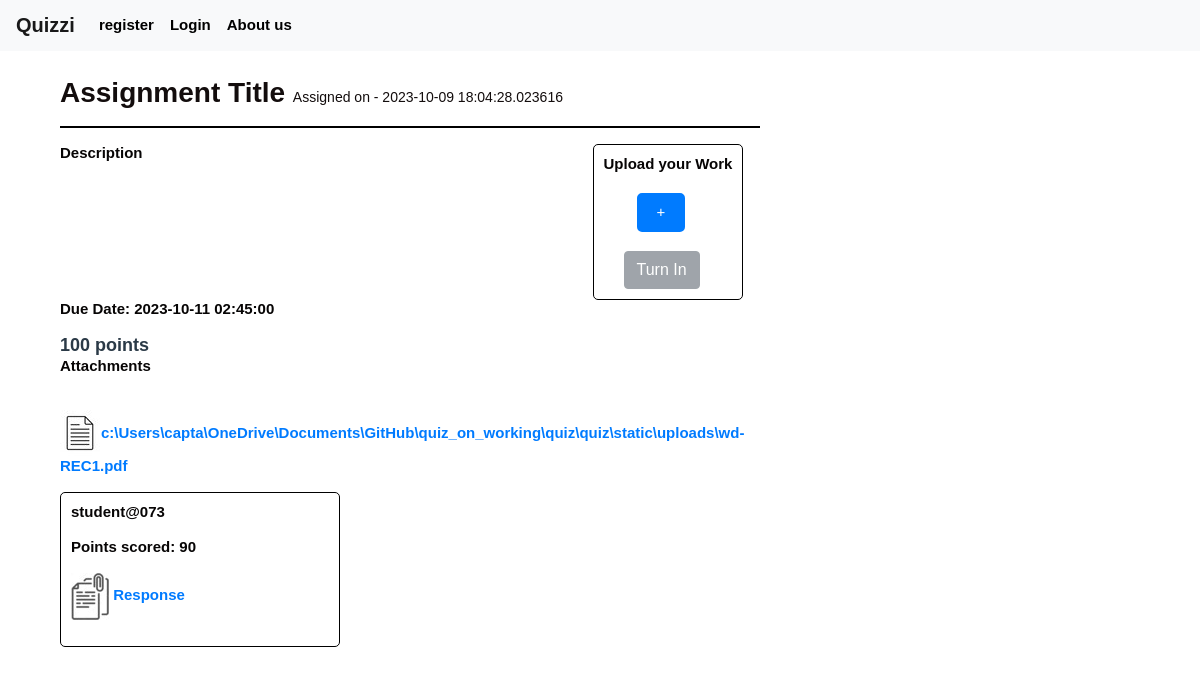
/assignment/1, run on the app's committed database.
### quiz/models.py (models this page shows)
class Assignment(db.Model):
    id = db.Column(db.Integer, primary_key=True)
    title = db.Column(db.String(100), nullable=False)
    description = db.Column(db.String(500), nullable=True)
    created_at = db.Column(db.DateTime, default=datetime.utcnow)
    due_date = db.Column(db.DateTime, nullable=False)
    points = db.Column(db.Integer, nullable=False)
    class_id = db.Column(db.Integer, db.ForeignKey('class.id'), nullable=False)
    creator_id = db.Column(db.Integer, db.ForeignKey('user.id'), nullable=False)
    file_attachment = db.Column(db.String(255), nullable=True)
    assignment_scores = db.relationship('Assignment_Score', cascade='all, delete-orphan')

class Assignment_Score(db.Model):
    id = db.Column(db.Integer, primary_key=True)
    assignment_id = db.Column(db.Integer, db.ForeignKey('assignment.id') , nullable=False)
    student_username = db.Column(db.Integer, db.ForeignKey('user.username'), nullable=False)
    class_id = db.Column(db.Integer, db.ForeignKey('class.id'), nullable=False)
    uploaded_assignment  = db.Column(db.String(255), nullable=True)
    points = db.Column(db.Integer, nullable=False)
    points_scored = db.Column(db.Integer)

### quiz/assignment/routes.py (the view)
@app.route('/assignment/<int:assignment_id>')
def assignment_details(assignment_id):
    assignment = Assignment.query.get_or_404(assignment_id)
    submitted_assignments = Assignment_Score.query.filter_by(assignment_id=assignment_id).all()
    turned_in = len(submitted_assignments)
    participants = session.get('participants')
    print("partiivioa",participants)
    if assignment.file_attachment:
        filename = os.path.basename(assignment.file_attachment)
    return render_template('assignmentdetails.html', assignment=assignment, current_user=current_user,
    filename=filename, submitted_assignment=submitted_assignments, turned_in=turned_in, participants=participants)

### quiz/templates/assignmentdetails.html (shortened to what this page needs)
{% extends "layout.html" %}
{% block content %}
<div class="container mt-4">
  <div class="assignment-header">
    <h2>{{ assignment.title }}<small style="font-size: 50%;">Assigned on - {{ assignment.created_at }}</small></h2>
</div>
<div >
    <hr style="color: black;
    background: black;">
    <div class="assignment-container">
      <br>
      <p>{{ assignment.description }}</p>
    {% if current_user.id != assignment.creator_id %}
    <form action="{{url_for('upload_assignment',assignment_id=assignment.id)}}" method="POST" enctype="multipart/form-data">
      <div class="uploadwork">
        <p>Upload your Work</p>
        <button class="plus" type="button" onclick="openFileInput()">+</button>
        <button  type="submit" id="turnInButton" class="btn btn-secondary " disabled>Turn In</button>
      </div>
    </form>
    {% endif %}
  </div>
    <p>Due Date: {{ assignment.due_date }}</p>
    <big>{{assignment.points}} points</big>
    {% if filename %}
    <p><b> Attachments</b></p>
    <br>
    <p><a href="{{ url_for('download_attachment', filename=assignment.file_attachment) }}"><img src="{{url_for('static', filename='profiles/' + 'document-img.jpg')}}" >{{ filename}}</a></p>
    {% if current_user.id == assignment.creator_id %}
      {% for submitted in submitted_assignment %}
      <div class="submissions">
          <p>{{ submitted.student_username }}</p>
          {% if submitted.points_scored is none %}
          <form action="{{ url_for('assignment_score', assignment_id=submitted.assignment_id) }}" method="post">
              Points:
              <input type="number" name="score" placeholder="Enter points">
              <button type="submit">Submit</button>
          </form>
          {% else %}
          <p>Points: {{ submitted.points_scored }}</p>
          {% endif %}
          <p><a href="{{ url_for('download_upload', filename=submitted.uploaded_assignment) }}"><img src="{{ url_for('static', filename='profiles/' + 'uploaded_attachment.jpg') }}" > Response</a></p>
          <br>
      </div>
      {% endfor %}
      {% else %}
      </div>
         {% for submitted in submitted_assignment %}
         <div class="submissions">
      <p> {{submitted.student_username}}</p>
      {% if submitted.points_scored != none %}
      <p>Points scored: {{ submitted.points_scored }}</p>
          {% endif %}
      <p><a href="{{ url_for('download_upload',filename=submitted.uploaded_assignment) }}"><img src="{{url_for('static', filename='profiles/' + 'uploaded_attachment.jpg')}}"> Response</a></p>
    </div>
      {% endfor %}
      {% endif %}
    {% endif %}
  </div>
{% endblock %}

### quiz/static/style.css (style rules this page uses)
hr { color: black; height: 1px; background: black; }
.submissions { max-width: 40%; border: 1px solid black; padding: 10px; border-radius: 5px; margin-bottom: 10px; }
h1, h2, h3, h4, h5, h6 { color: #130d0d; line-height: 1.25; font-size: 28px; font-weight: bold; margin: 0; }
p { color: #070505; }
body { font-family: Arial, sans-serif; background-color: #fff; padding: 0; margin-top: 20px; }

### quiz/templates/layout.html (style rules this page uses)
body { color: #2b3a47; line-height: 1.25; font-size: 15px; font-weight: bold; margin: 0; }

### quiz/templates/assignmentdetails.html (style rules this page uses)
.plus { border: solid; max-width: 80%; border-radius: 8px; background-color: #007bff; color: #fff; padding: 10px 20px; margin-left: 30px; cursor: pointer; }
#turnInButton { margin-left: 20px; }
.assignment-header { display: flex; justify-content: space-between; }
.assignment-container { display: flex; }
.uploadwork { margin-left: 450px; align-items: center; border: 1px solid black; padding: 10px; border-radius: 5px; }

### data on the page
Assignment: title "Assignment Title", created_at "2023-10-09 18:04:28.023616", description "Description", due_date "2023-10-11 02:45:00", points "100", file_attachment "c:\\Users\\capta\\OneDrive\\Documents\\GitHub\\quiz_on_working\\quiz\\quiz\\static\\uploads\\wd-REC1.pdf"
Assignment_Score: student_username "student@073", points_scored "90"
